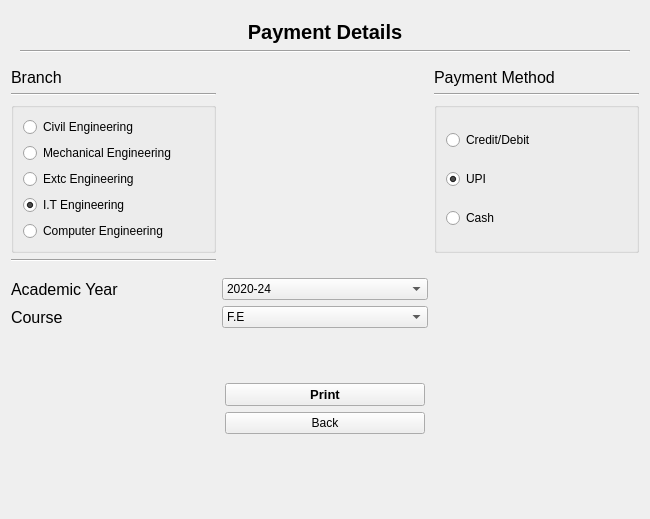
<?xml version="1.0" encoding="UTF-8"?>
<ui version="4.0">
 <class>Payment</class>
 <widget class="QWidget" name="Payment">
  <property name="geometry">
   <rect>
    <x>0</x>
    <y>0</y>
    <width>650</width>
    <height>519</height>
   </rect>
  </property>
  <property name="windowTitle">
   <string>Form</string>
  </property>
  <layout class="QVBoxLayout" name="verticalLayout">
   <item>
    <widget class="QWidget" name="widget" native="true">
     <property name="sizePolicy">
      <sizepolicy hsizetype="Preferred" vsizetype="Fixed">
       <horstretch>0</horstretch>
       <verstretch>0</verstretch>
      </sizepolicy>
     </property>
     <property name="minimumSize">
      <size>
       <width>0</width>
       <height>0</height>
      </size>
     </property>
     <property name="maximumSize">
      <size>
       <width>16777215</width>
       <height>80</height>
      </size>
     </property>
     <layout class="QVBoxLayout" name="verticalLayout_2">
      <item>
       <widget class="QLabel" name="titlelabel">
        <property name="sizePolicy">
         <sizepolicy hsizetype="Preferred" vsizetype="Preferred">
          <horstretch>0</horstretch>
          <verstretch>0</verstretch>
         </sizepolicy>
        </property>
        <property name="minimumSize">
         <size>
          <width>0</width>
          <height>0</height>
         </size>
        </property>
        <property name="font">
         <font>
          <family>MS Sans Serif</family>
          <pointsize>15</pointsize>
          <weight>75</weight>
          <bold>true</bold>
         </font>
        </property>
        <property name="text">
         <string>&lt;html&gt;&lt;head/&gt;&lt;body&gt;&lt;p align=&quot;center&quot;&gt;Payment Details&lt;/p&gt;&lt;/body&gt;&lt;/html&gt;</string>
        </property>
       </widget>
      </item>
      <item>
       <widget class="Line" name="line_5">
        <property name="orientation">
         <enum>Qt::Horizontal</enum>
        </property>
       </widget>
      </item>
     </layout>
    </widget>
   </item>
   <item>
    <layout class="QGridLayout" name="gridLayout">
     <item row="8" column="1">
      <widget class="QComboBox" name="comboBox_2">
       <item>
        <property name="text">
         <string>F.E</string>
        </property>
       </item>
       <item>
        <property name="text">
         <string>D.S.E</string>
        </property>
       </item>
      </widget>
     </item>
     <item row="2" column="0">
      <widget class="Line" name="line">
       <property name="orientation">
        <enum>Qt::Horizontal</enum>
       </property>
      </widget>
     </item>
     <item row="2" column="2">
      <widget class="Line" name="line_2">
       <property name="orientation">
        <enum>Qt::Horizontal</enum>
       </property>
      </widget>
     </item>
     <item row="6" column="0">
      <spacer name="verticalSpacer_3">
       <property name="orientation">
        <enum>Qt::Vertical</enum>
       </property>
       <property name="sizeType">
        <enum>QSizePolicy::Fixed</enum>
       </property>
       <property name="sizeHint" stdset="0">
        <size>
         <width>20</width>
         <height>10</height>
        </size>
       </property>
      </spacer>
     </item>
     <item row="7" column="0">
      <widget class="QLabel" name="AcYear">
       <property name="font">
        <font>
         <family>MS Sans Serif</family>
         <pointsize>12</pointsize>
        </font>
       </property>
       <property name="text">
        <string>Academic Year</string>
       </property>
      </widget>
     </item>
     <item row="7" column="1">
      <widget class="QComboBox" name="comboBox">
       <item>
        <property name="text">
         <string>2020-24</string>
        </property>
       </item>
       <item>
        <property name="text">
         <string>2021-25</string>
        </property>
       </item>
       <item>
        <property name="text">
         <string>2022-26</string>
        </property>
       </item>
      </widget>
     </item>
     <item row="0" column="0">
      <widget class="QLabel" name="Branchlabel">
       <property name="sizePolicy">
        <sizepolicy hsizetype="Preferred" vsizetype="Fixed">
         <horstretch>0</horstretch>
         <verstretch>0</verstretch>
        </sizepolicy>
       </property>
       <property name="font">
        <font>
         <family>MS Sans Serif</family>
         <pointsize>12</pointsize>
         <italic>false</italic>
        </font>
       </property>
       <property name="text">
        <string>Branch</string>
       </property>
      </widget>
     </item>
     <item row="0" column="2">
      <widget class="QLabel" name="AcYear_2">
       <property name="font">
        <font>
         <family>MS Sans Serif</family>
         <pointsize>12</pointsize>
        </font>
       </property>
       <property name="text">
        <string>Payment Method</string>
       </property>
      </widget>
     </item>
     <item row="8" column="0">
      <widget class="QLabel" name="BranchChoice">
       <property name="font">
        <font>
         <family>MS Sans Serif</family>
         <pointsize>12</pointsize>
        </font>
       </property>
       <property name="text">
        <string>Course</string>
       </property>
      </widget>
     </item>
     <item row="5" column="0">
      <widget class="Line" name="line_3">
       <property name="orientation">
        <enum>Qt::Horizontal</enum>
       </property>
      </widget>
     </item>
     <item row="3" column="2" rowspan="2">
      <widget class="QGroupBox" name="groupBox">
       <property name="title">
        <string/>
       </property>
       <layout class="QVBoxLayout" name="verticalLayout_4">
        <item>
         <widget class="QRadioButton" name="Comps_but_3">
          <property name="text">
           <string>Credit/Debit</string>
          </property>
         </widget>
        </item>
        <item>
         <widget class="QRadioButton" name="Comps_but_2">
          <property name="text">
           <string>UPI</string>
          </property>
          <property name="checked">
           <bool>true</bool>
          </property>
         </widget>
        </item>
        <item>
         <widget class="QRadioButton" name="Comps_but_4">
          <property name="text">
           <string>Cash </string>
          </property>
         </widget>
        </item>
       </layout>
      </widget>
     </item>
     <item row="3" column="0" rowspan="2">
      <widget class="QGroupBox" name="groupBox_2">
       <property name="title">
        <string/>
       </property>
       <layout class="QVBoxLayout" name="verticalLayout_5">
        <item>
         <widget class="QRadioButton" name="Comps_3">
          <property name="text">
           <string>Civil Engineering</string>
          </property>
         </widget>
        </item>
        <item>
         <widget class="QRadioButton" name="Comps_6">
          <property name="text">
           <string>Mechanical Engineering</string>
          </property>
         </widget>
        </item>
        <item>
         <widget class="QRadioButton" name="Comps_4">
          <property name="text">
           <string>Extc Engineering</string>
          </property>
         </widget>
        </item>
        <item>
         <widget class="QRadioButton" name="It_button">
          <property name="text">
           <string>I.T Engineering</string>
          </property>
          <property name="checked">
           <bool>true</bool>
          </property>
         </widget>
        </item>
        <item>
         <widget class="QRadioButton" name="Comps_but">
          <property name="text">
           <string>Computer Engineering</string>
          </property>
         </widget>
        </item>
       </layout>
      </widget>
     </item>
    </layout>
   </item>
   <item alignment="Qt::AlignHCenter">
    <widget class="QWidget" name="widget_2" native="true">
     <property name="sizePolicy">
      <sizepolicy hsizetype="Preferred" vsizetype="Fixed">
       <horstretch>0</horstretch>
       <verstretch>0</verstretch>
      </sizepolicy>
     </property>
     <layout class="QVBoxLayout" name="verticalLayout_3">
      <item>
       <spacer name="verticalSpacer_2">
        <property name="orientation">
         <enum>Qt::Vertical</enum>
        </property>
        <property name="sizeType">
         <enum>QSizePolicy::Fixed</enum>
        </property>
        <property name="sizeHint" stdset="0">
         <size>
          <width>20</width>
          <height>40</height>
         </size>
        </property>
       </spacer>
      </item>
      <item>
       <widget class="QPushButton" name="pushButton">
        <property name="sizePolicy">
         <sizepolicy hsizetype="Fixed" vsizetype="Fixed">
          <horstretch>0</horstretch>
          <verstretch>0</verstretch>
         </sizepolicy>
        </property>
        <property name="minimumSize">
         <size>
          <width>200</width>
          <height>10</height>
         </size>
        </property>
        <property name="font">
         <font>
          <pointsize>10</pointsize>
          <weight>75</weight>
          <bold>true</bold>
         </font>
        </property>
        <property name="text">
         <string>Print</string>
        </property>
       </widget>
      </item>
      <item>
       <widget class="QPushButton" name="BackBtn">
        <property name="text">
         <string>Back</string>
        </property>
       </widget>
      </item>
     </layout>
    </widget>
   </item>
   <item>
    <spacer name="verticalSpacer">
     <property name="orientation">
      <enum>Qt::Vertical</enum>
     </property>
     <property name="sizeHint" stdset="0">
      <size>
       <width>20</width>
       <height>40</height>
      </size>
     </property>
    </spacer>
   </item>
  </layout>
 </widget>
 <resources/>
 <connections/>
</ui>
